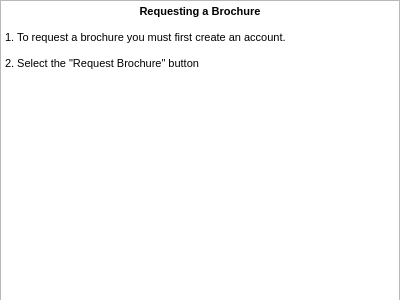
<?xml version="1.0" encoding="UTF-8"?>
<ui version="4.0">
 <class>RequestBrochure</class>
 <widget class="QDialog" name="RequestBrochure">
  <property name="geometry">
   <rect>
    <x>0</x>
    <y>0</y>
    <width>400</width>
    <height>300</height>
   </rect>
  </property>
  <property name="windowTitle">
   <string>Dialog</string>
  </property>
  <widget class="QTextBrowser" name="textBrowser">
   <property name="geometry">
    <rect>
     <x>0</x>
     <y>0</y>
     <width>400</width>
     <height>400</height>
    </rect>
   </property>
   <property name="html">
    <string>&lt;!DOCTYPE HTML PUBLIC &quot;-//W3C//DTD HTML 4.0//EN&quot; &quot;http://www.w3.org/TR/REC-html40/strict.dtd&quot;&gt;
&lt;html&gt;&lt;head&gt;&lt;meta name=&quot;qrichtext&quot; content=&quot;1&quot; /&gt;&lt;style type=&quot;text/css&quot;&gt;
p, li { white-space: pre-wrap; }
&lt;/style&gt;&lt;/head&gt;&lt;body style=&quot; font-family:'MS Shell Dlg 2'; font-size:8.25pt; font-weight:400; font-style:normal;&quot;&gt;
&lt;p align=&quot;center&quot; style=&quot; margin-top:0px; margin-bottom:0px; margin-left:0px; margin-right:0px; -qt-block-indent:0; text-indent:0px;&quot;&gt;&lt;span style=&quot; font-weight:600;&quot;&gt;Requesting a Brochure&lt;/span&gt;&lt;/p&gt;
&lt;p align=&quot;center&quot; style=&quot;-qt-paragraph-type:empty; margin-top:0px; margin-bottom:0px; margin-left:0px; margin-right:0px; -qt-block-indent:0; text-indent:0px; font-weight:600;&quot;&gt;&lt;br /&gt;&lt;/p&gt;
&lt;p style=&quot; margin-top:0px; margin-bottom:0px; margin-left:0px; margin-right:0px; -qt-block-indent:0; text-indent:0px;&quot;&gt;1. To request a brochure you must first create an account.&lt;/p&gt;
&lt;p style=&quot;-qt-paragraph-type:empty; margin-top:0px; margin-bottom:0px; margin-left:0px; margin-right:0px; -qt-block-indent:0; text-indent:0px;&quot;&gt;&lt;br /&gt;&lt;/p&gt;
&lt;p style=&quot; margin-top:0px; margin-bottom:0px; margin-left:0px; margin-right:0px; -qt-block-indent:0; text-indent:0px;&quot;&gt;2. Select the &amp;quot;Request Brochure&amp;quot; button&lt;/p&gt;&lt;/body&gt;&lt;/html&gt;</string>
   </property>
  </widget>
 </widget>
 <resources/>
 <connections/>
</ui>
